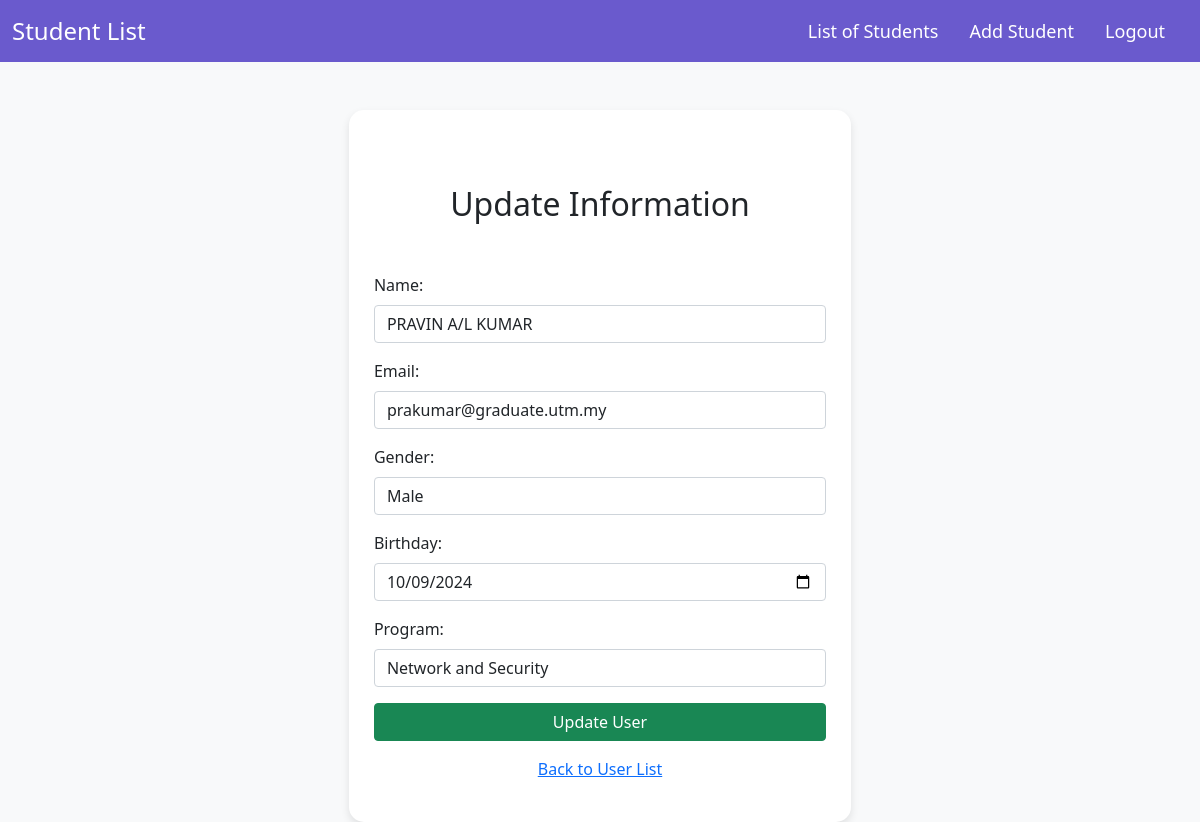
Screenshot of /update.php?id=2 (signed in) with the database file from the repository.
### tables this page shows
CREATE TABLE `users` (
  `id` int(6) UNSIGNED NOT NULL,
  `name` varchar(30) NOT NULL,
  `email` varchar(50) NOT NULL,
  `gender` enum('Male','Female') NOT NULL,
  `birthday` date DEFAULT NULL,
  `program` varchar(50) NOT NULL
);

### update.php (the view, shortened to what this page needs)
<html lang="en">
<head>
    <link href="https://cdn.jsdelivr.net/npm/bootstrap@5.0.1/dist/css/bootstrap.min.css" rel="stylesheet">
</head>
<body class="bg-light">
<nav class="navbar navbar-expand-lg navbar-custom">
    <div class="container-fluid">
        <a class="navbar-brand" href="#">Student List</a>
        <div class="collapse navbar-collapse" id="navbarNav">
            <ul class="navbar-nav ms-auto">
                <li class="nav-item">
                    <a class="nav-link active" href="view.php">List of Students</a>
                </li>
                <li class="nav-item">
                    <a class="nav-link" href="addStudent.php">Add Student</a>
                </li>
                <li class="nav-item">
                    <a class="nav-link" href="logout.php">Logout</a>
                </li>
            </ul>
        </div>
    </div>
</nav>
<div class="container mt-5">
    <div class="form-container">
        <h2 class="text-center">Update Information</h2>
        <?php
        include "db.php";
        if (isset($_GET['id'])) {
            $id = $_GET['id'];
            $sql = "SELECT * FROM users WHERE id=?";
            $stmt = mysqli_prepare($conn, $sql);
            mysqli_stmt_bind_param($stmt, "i", $id);
            mysqli_stmt_execute($stmt);
            $result = mysqli_stmt_get_result($stmt);
            $row = mysqli_fetch_assoc($result);
        }
        ?>
        <form action="update.php?id=<?php echo $row['id']; ?>" method="POST">
            <div class="mb-3">
                <label for="name" class="form-label">Name:</label>
                <input type="text" name="name" value="<?php echo htmlspecialchars($row['name']); ?>" id="name" class="form-control" required>
            </div>
            <div class="mb-3">
                <label for="email" class="form-label">Email:</label>
                <input type="email" name="email" value="<?php echo htmlspecialchars($row['email']); ?>" id="email" class="form-control" required>
            </div>
            <div class="mb-3">
                <label for="gender" class="form-label">Gender:</label>
                <input type="text" name="gender" value="<?php echo htmlspecialchars($row['gender']); ?>" id="gender" class="form-control" required>
            </div>
            <div class="mb-3">
                <label for="birthday" class="form-label">Birthday:</label>
                <input type="date" name="birthday" value="<?php echo htmlspecialchars($row['birthday']); ?>" id="birthday" class="form-control" required>
            </div>
            <div class="mb-3">
                <label for="program" class="form-label">Program:</label>
                <input type="text" name="program" value="<?php echo htmlspecialchars($row['program']); ?>" id="program" class="form-control" required>
            </div>
            <button type="submit" class="btn btn-success w-100">Update User</button>
            <a href="view.php" class="d-block text-center mt-3">Back to User List</a>
        </form>
    </div>
</div>
</body>
</html>

### update.php (style rules this page uses)
.navbar-custom { background-color: slateblue; }
.navbar-custom .navbar-nav .nav-link { color: white; font-size: 18px; }
.navbar-custom .navbar-brand { color: white; font-size: 24px; }
.navbar-nav { margin-left: auto; }
.navbar-nav .nav-item { margin-right: 15px; }
.form-container { width: 45%; margin: 0 auto; padding: 25px; background-color:white; border-radius: 15px; box-shadow: 0 4px 8px rgba(0,0,0,0.1); }
.form-container h2 { margin-top: 50px;; margin-bottom: 50px; }

### rows the page displays
users: name "PRAVIN A/L KUMAR", email "prakumar@graduate.utm.my", gender "Male", birthday "10/09/2024", program "Network and Security"
